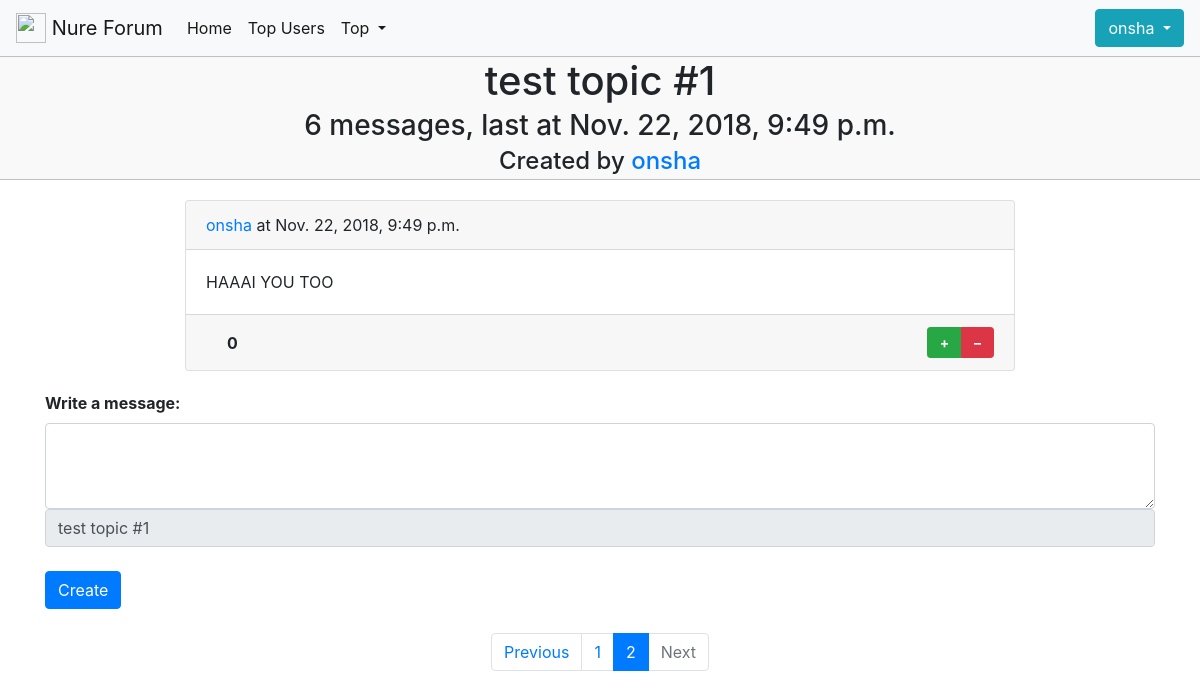
The page /topic/1/?page=2 (signed in) on the database as committed earlier.
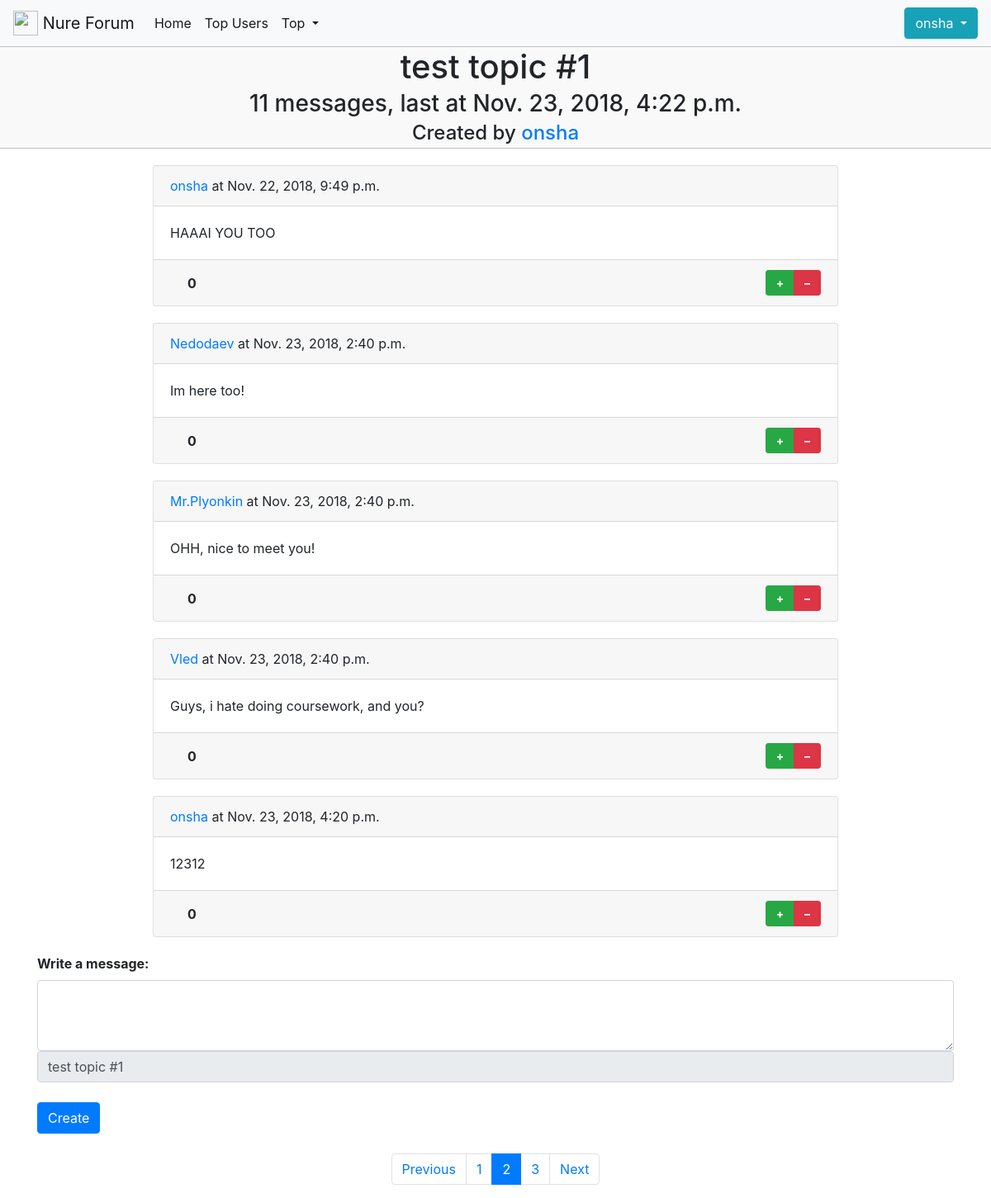
The same page on the database as committed later.
### forumengine/models.py (models this page shows, shortened)
class Topic(models.Model):
    topic_id = models.AutoField(primary_key=True, auto_created=True)
    title = models.CharField(max_length=80, blank=False, null=False, default='unnamed')
    date_of_pub = models.DateTimeField(auto_now_add=True)
    category = models.ForeignKey(Category, on_delete=models.CASCADE, blank=False)
    rating = models.IntegerField(blank=False, null=False, default=0)
    slug = models.SlugField(max_length=255, unique=True)
    author = models.ForeignKey(ForumUser, on_delete=models.CASCADE, blank=False, null=False)

class Message(models.Model):
    message_id = models.AutoField(primary_key=True)
    body = models.TextField(blank=False, null=False)
    date_of_pub = models.DateTimeField(auto_now_add=True)
    rating = models.IntegerField(blank=False, null=False, default=0)
    author = models.ForeignKey(ForumUser, on_delete=models.CASCADE, blank=False)
    topic = models.ForeignKey(Topic, on_delete=models.CASCADE, blank=False)
    voted_users = models.ManyToManyField(ForumUser, blank=True, default=None, related_name='voted_users')

### forumengine/views.py (the view)
# urls.py: path('topic/<str:slug>/', TopicDetail.as_view(), name='topic_detail_view'),
class TopicDetail(View):
    def get(self, request, slug):
        search_query = request.GET.get('search', '')
        page_number = request.GET.get('page', 1)
        obj = get_object_or_404(Topic, slug__iexact=slug)
        if search_query:
            messages = Message.objects.filter(Q(title__icontains=search_query) | Q(body__icontains=search_query))
        else:
            messages = Message.objects.filter(topic=obj)
        paginator = Paginator(messages, 5)
        page = paginator.get_page(page_number)
        prev_url = '?page={}'.format(page.previous_page_number()) if page.has_previous() else ''
        next_url = '?page={}'.format(page.next_page_number()) if page.has_next() else ''
        is_paginated = page.has_other_pages()
        if messages.count() != 0:
            last_message = messages.last().date_of_pub
            empty = False
        else:
            last_message = ''
            empty = True
        voted = {}
        user = ForumUser.objects.get(username=request.user.username)
        for i in messages:
            try:
                i.voted_users.get(username=user.username)
                voted[i.message_id] = True
            except forumengine.models.ForumUser.DoesNotExist:
                voted[i.message_id] = False
        context = {
            'topic': obj,
            'messages_count': messages.count(),
            'empty': empty,
            'last_message': last_message,
            'page_object': page,
            'prev_url': prev_url,
            'next_url': next_url,
            'is_paginated': is_paginated,
            'voted': voted
        }
        return render(request, 'forumengine/topic_detail_template.html', context=context)

### forumengine/models.py (called while the page is built)
    def __str__(self):
        return self.username

    def get_absolute_url(self):
        return reverse('user_detail_url', kwargs={'id': self.id})

### forumengine/templatetags/users_list_extras.py (called while the page is built)
@register.filter
def hash(h, key):
    return h[key]

### forumengine/templates/forumengine/topic_detail_template.html (shortened to what this page needs)
{%extends 'base.html'%}
{% block content %}
<div class="container-fluid title-container">
    <h1 class="mb-1 text-center">
        {{ topic.title }}
    </h1>
    {% if not empty %}
    <h3 class="mb-1 text-center">{{messages_count}} messages, last at {{last_message}}</h3>
    {%else%}
    <h3 class="mb-1 text-center">There is no messages yet</h3>
    {%endif%}
    <h4 class="mb-1 text-center">Created by <a href="{{topic.author.get_absolute_url}}">{{topic.author}}</a></h4>
</div>
{% for message in page_object.object_list%}
<div class="container w-75">
    {% include 'forumengine/includes/message_card_template.html' %}
</div>
{% endfor %}
{% if request.user.is_authenticated %}
<form action="{% url 'create_message_url' %}" method="post">
    <div class="container mt-2 mb-4">
        <label for="body"><strong>Write a message:</strong></label>
        <textarea class="form-control" id="body" name="body" rows="3"></textarea>
        <input class="form-control" type="text" value="{{topic.title}}" readonly>
        <button type="submit" class="btn btn-primary mt-4">Create</button>
    </div>
</form>
{% endif %}
{% endblock%}

### templates/base.html (shortened to what this page needs)
{% load static %}
<!DOCTYPE html>
<html lang="en">
<head>
    <link rel="stylesheet" href="{% static 'bootstrap/css/bootstrap.min.css'%}">
    <link href="{% static 'fontawesome-free-5.5.0-web/css/all.css'%}" rel="stylesheet">
    <link rel="stylesheet" href="{% static 'forumengine/css/styles.css'%}">
</head>
<body>
{%block header%}
<nav class="navbar navbar-expand-lg navbar-light bg-light">
 <a class="navbar-brand" href="{% url 'category_list_view'%}">
        <img src="{% static 'forumengine/images/nure_logo.png'%}" width="30" height="30"
             class="d-inline-block align-top" alt="">
        Nure Forum
    </a>
  <div class="collapse navbar-collapse" id="navbarSupportedContent">
    <ul class="navbar-nav mr-auto">
      <li class="nav-item active">
        <a class="nav-link" href="{% url 'category_list_view'%}">Home <span class="sr-only">(current)</span></a>
      </li>
      <li class="nav-item active">
        <a class="nav-link" href="{% url 'users_list_url'%}">Top Users</a>
      </li>
      <li class="nav-item dropdown active">
        <a class="nav-link dropdown-toggle" href="#" id="navbarDropdown" role="button" data-toggle="dropdown" aria-haspopup="true" aria-expanded="false">
          Top
        </a>
      </li>
    </ul>
   {% if request.user.is_authenticated %}
    <div class="btn-group ">
        <button type="button" class="btn btn-info dropdown-toggle" data-toggle="dropdown" aria-haspopup="true"
                aria-expanded="false">
            {{ request.user.username}}
        </button>
    </div>
    {%endif%}
  </div>
</nav>
{% endblock %}
{% block content %}{% endblock %}
{% block pagination %}
{% if is_paginated %}
<nav aria-label="...">
    <ul class="pagination pagination justify-content-center ">
        <li class="page-item {%if not prev_url %}disabled{% endif %}">
            <a class="page-link" href="{{ prev_url }}" tabindex="-1">Previous</a>
        </li>
        {% for n in page_object.paginator.page_range %}
        {% if page_object.number == n %}
        <li class="page-item active">
            <a class="page-link" href="#">{{n}} <span class="sr-only">{{n}}</span></a>
        </li>
        {% elif n > page_object.number|add:-3 and n < page_object.number|add:3 %}
        <li class="page-item">
            <a class="page-link" href="?page={{ n }}">{{n}}</a>
        </li>
        {% endif %}
        {% endfor %}
        <li class="page-item {%if not next_url %}disabled{%endif%}">
            <a class="page-link" href="{{ next_url }}">Next</a>
        </li>
    </ul>
</nav>
{% endif %}
{%endblock%}
</body>
</html>

### forumengine/templates/forumengine/includes/message_card_template.html (shortened to what this page needs)
{% load users_list_extras%}
{%block content%}
<div class="card message-card">
    <div class="card-header">
        <a href="{{message.author.get_absolute_url}}">{{ message.author }}</a> at {{message.date_of_pub }}
    </div>
    <div class="card-body">
        <p class="card-text">{{message.body}}</p>
    </div>
    <div class="card-footer">
        <div class="row">
            <div class="col-sm-8 mt-1">
                <i class="fas fa-arrows-alt-v fa-lg"></i> <strong>{{message.rating}}</strong>
            </div>
            <div class="col-sm-4 text-right">
                <form action="{% url 'vote_message_url' %}" method="post">
                    <div class="btn-group" role="group" aria-label="Basic example">
                        {% if request.user.is_authenticated and not voted|hash:message.message_id%}
                        <button type="submit" class="btn btn-success btn-sm" name="plus" value="1">
                            &nbsp;<strong>+</strong>&nbsp
                        </button>
                        <button type="submit" class="btn btn-danger btn-sm" name="minus" value="1">
                            &nbsp;<strong>–</strong>&nbsp
                        </button>
                        {%endif%}
                    </div>
                </form>
            </div>
        </div>
    </div>
</div>
{%endblock%}

### forumengine/static/forumengine/css/styles.css (style rules this page uses)
* { margin: 0; padding:0; }
.message-card { margin:20px; }
.title-container { border-top: 1px solid silver; border-bottom: 1px solid silver; background-color:#f9f9f9; }

Rows that differ between the two databases and show on the page:
added Message: date_of_pub "Nov. 23, 2018, 4:22 p.m."
added Message: author "Nedodaev", date_of_pub "Nov. 23, 2018, 2:40 p.m.", body "Im here too!", rating "0"
added Message: author "Mr.Plyonkin", date_of_pub "Nov. 23, 2018, 2:40 p.m.", body "OHH, nice to meet you!", rating "0"
added Message: author "Vled", date_of_pub "Nov. 23, 2018, 2:40 p.m.", body "Guys, i hate doing coursework, and you?", rating "0"
added Message: author "onsha", date_of_pub "Nov. 23, 2018, 4:20 p.m.", body "12312", rating "0"
Other text that changed with them:
{{ messages_count }}: "6" → "11"
{{ last_message }}: "Nov. 22, 2018, 9:49 p.m." → "Nov. 23, 2018, 4:22 p.m."
new list line: "3"
